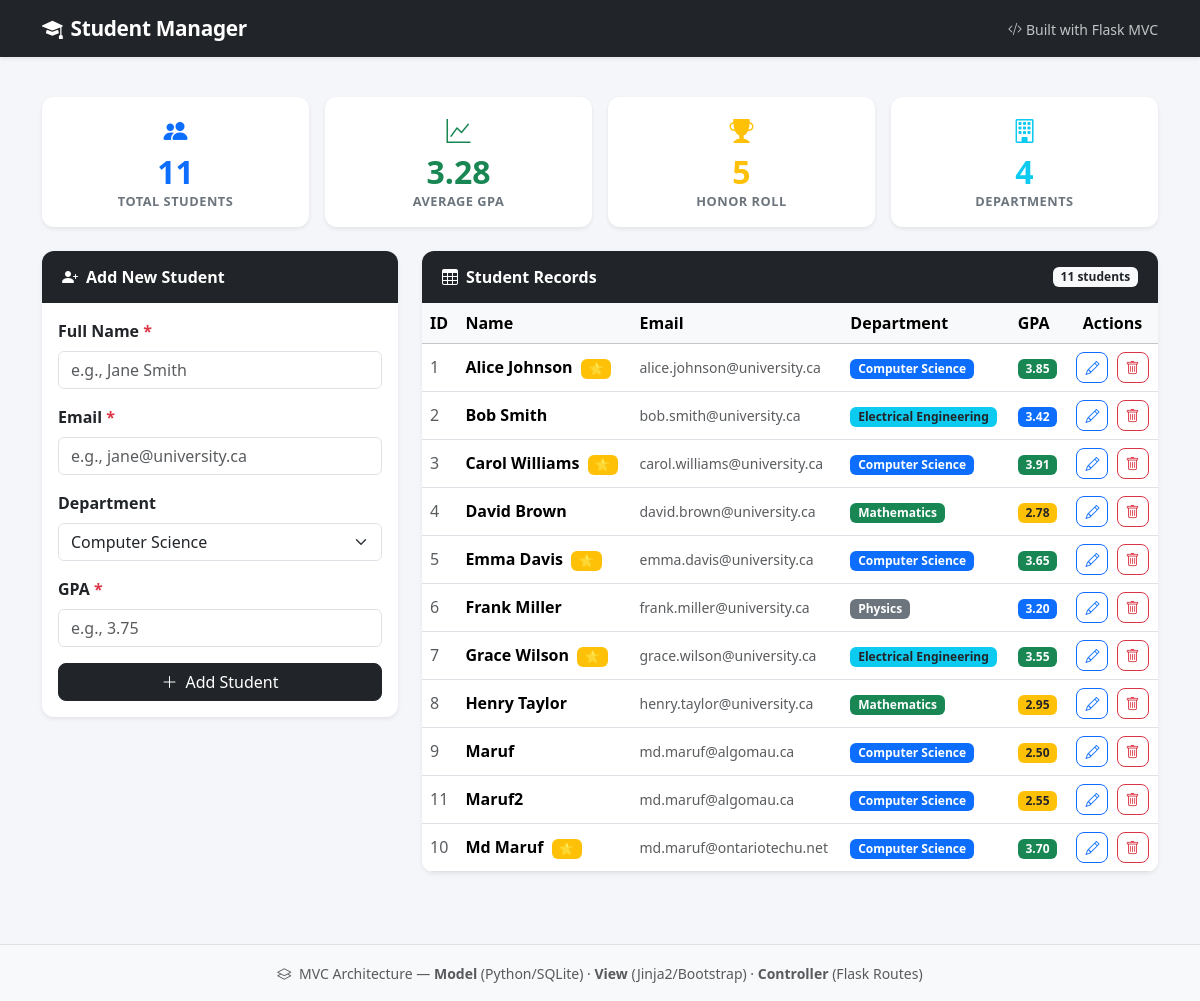
The page / on the database its author committed.
### tables this page shows
CREATE TABLE students (
            id INTEGER PRIMARY KEY AUTOINCREMENT,
            name TEXT NOT NULL,
            email TEXT NOT NULL,
            department TEXT DEFAULT 'Computer Science',
            gpa REAL DEFAULT 0.0,
            created_at TEXT DEFAULT CURRENT_TIMESTAMP
        );

### routes.py (the view)
@main.route("/")
def index():
    students = models.get_all_students()
    stats = models.get_stats()
    return render_template("index.html", students=students, stats=stats)

### models.py (called while the page is built)
def get_db():
    conn = sqlite3.connect(DATABASE)
    conn.row_factory = sqlite3.Row
    return conn

def get_all_students():
    conn = get_db()
    students = conn.execute(
        "SELECT * FROM students ORDER BY name ASC"
    ).fetchall()
    conn.close()
    return students

def get_stats():
    conn = get_db()
    total = conn.execute("SELECT COUNT(*) FROM students").fetchone()[0]
    honor_roll = conn.execute("SELECT COUNT(*) FROM students WHERE gpa >= 3.5").fetchone()[0]
    avg_row = conn.execute("SELECT AVG(gpa) FROM students").fetchone()[0]
    avg_gpa = round(avg_row, 2) if avg_row else 0.0
    departments = conn.execute(
        "SELECT department, COUNT(*) as count FROM students GROUP BY department ORDER BY count DESC"
    ).fetchall()
    conn.close()
    return {
        "total": total,
        "avg_gpa": avg_gpa,
        "honor_roll": honor_roll,
        "departments": departments,
    }

### templates/index.html (shortened to what this page needs)
{% extends "base.html" %}
{% block content %}
<div class="row g-3 mb-4">
    <div class="col-6 col-md-3">
        <div class="card text-center border-0 shadow-sm stat-card">
            <div class="card-body">
                <i class="bi bi-people-fill stat-icon text-primary"></i>
                <div class="stat-number text-primary">{{ stats.total }}</div>
                <div class="stat-label">Total Students</div>
            </div>
        </div>
    </div>
    <div class="col-6 col-md-3">
        <div class="card text-center border-0 shadow-sm stat-card">
            <div class="card-body">
                <i class="bi bi-graph-up stat-icon text-success"></i>
                <div class="stat-number text-success">{{ stats.avg_gpa }}</div>
                <div class="stat-label">Average GPA</div>
            </div>
        </div>
    </div>
    <div class="col-6 col-md-3">
        <div class="card text-center border-0 shadow-sm stat-card">
            <div class="card-body">
                <i class="bi bi-trophy-fill stat-icon text-warning"></i>
                <div class="stat-number text-warning">{{ stats.honor_roll }}</div>
                <div class="stat-label">Honor Roll</div>
            </div>
        </div>
    </div>
    <div class="col-6 col-md-3">
        <div class="card text-center border-0 shadow-sm stat-card">
            <div class="card-body">
                <i class="bi bi-building stat-icon text-info"></i>
                <div class="stat-number text-info">{{ stats.departments|length }}</div>
                <div class="stat-label">Departments</div>
            </div>
        </div>
    </div>
</div>
<div class="row g-4">
    <div class="col-lg-4">
        <div class="card border-0 shadow-sm">
            <div class="card-header bg-dark text-white">
                <i class="bi bi-person-plus-fill me-2"></i>Add New Student
            </div>
            <div class="card-body">
                <form action="/add" method="POST">
                    <div class="mb-3">
                        <label for="name" class="form-label fw-semibold">
                            Full Name <span class="text-danger">*</span>
                        </label>
                        <input type="text" class="form-control" id="name"
                               name="name" placeholder="e.g., Jane Smith" required>
                    </div>
                    <div class="mb-3">
                        <label for="email" class="form-label fw-semibold">
                            Email <span class="text-danger">*</span>
                        </label>
                        <input type="email" class="form-control" id="email"
                               name="email" placeholder="e.g., jane@university.ca" required>
                    </div>
                    <div class="mb-3">
                        <label for="department" class="form-label fw-semibold">Department</label>
                        <select class="form-select" id="department" name="department">
                            <option value="Computer Science">Computer Science</option>
                        </select>
                    </div>
                    <div class="mb-3">
                        <label for="gpa" class="form-label fw-semibold">
                            GPA <span class="text-danger">*</span>
                        </label>
                        <input type="number" class="form-control" id="gpa"
                               name="gpa" placeholder="e.g., 3.75"
                               min="0" max="4" step="0.01" required>
                    </div>
                    <button type="submit" class="btn btn-dark w-100">
                        <i class="bi bi-plus-lg me-2"></i>Add Student
                    </button>
                </form>
            </div>
        </div>
    </div>
    <div class="col-lg-8">
        <div class="card border-0 shadow-sm">
            <div class="card-header bg-dark text-white d-flex justify-content-between align-items-center">
                <span><i class="bi bi-table me-2"></i>Student Records</span>
                <span class="badge bg-light text-dark">{{ students|length }} students</span>
            </div>
            <div class="card-body p-0">
                {% if students|length == 0 %}
                    <div class="text-center py-5 text-muted">
                        <i class="bi bi-inbox" style="font-size: 3rem;"></i>
                        <p class="mt-2">No students yet. Add one using the form!</p>
                    </div>
                {% else %}
                    <div class="table-responsive">
                        <table class="table table-hover mb-0 align-middle">
                            <thead class="table-light">
                                <tr>
                                    <th>ID</th>
                                    <th>Name</th>
                                    <th>Email</th>
                                    <th>Department</th>
                                    <th>GPA</th>
                                    <th class="text-center">Actions</th>
                                </tr>
                            </thead>
                            <tbody>
                                {% for student in students %}
                                <tr>
                                    <td class="text-muted">{{ student.id }}</td>
                                    <td>
                                        <strong>{{ student.name }}</strong>
                                        {% if student.gpa >= 3.5 %}
                                            <span class="badge bg-warning text-dark ms-1" title="Honor Roll">⭐</span>
                                        {% endif %}
                                    </td>
                                    <td><small class="text-muted">{{ student.email }}</small></td>
                                    <td>
                                        <span class="badge
                                            {% if student.department == 'Computer Science' %}bg-primary
                                            {% elif student.department == 'Electrical Engineering' %}bg-info text-dark
                                            {% elif student.department == 'Mathematics' %}bg-success
                                            {% elif student.department == 'Physics' %}bg-secondary
                                            {% else %}bg-dark
                                            {% endif %}">
                                            {{ student.department }}
                                        </span>
                                    </td>
                                    <td>
                                        {% if student.gpa >= 3.5 %}
                                            <span class="badge bg-success">{{ "%.2f"|format(student.gpa) }}</span>
                                        {% elif student.gpa >= 3.0 %}
                                            <span class="badge bg-primary">{{ "%.2f"|format(student.gpa) }}</span>
                                        {% elif student.gpa >= 2.0 %}
                                            <span class="badge bg-warning text-dark">{{ "%.2f"|format(student.gpa) }}</span>
                                        {% else %}
                                            <span class="badge bg-danger">{{ "%.2f"|format(student.gpa) }}</span>
                                        {% endif %}
                                    </td>
                                    <td class="text-center">
                                        <a href="/edit/{{ student.id }}"
                                           class="btn btn-sm btn-outline-primary me-1"
                                           title="Edit Student">
                                            <i class="bi bi-pencil"></i>
                                        </a>
                                        <a href="/delete/{{ student.id }}"
                                           class="btn btn-sm btn-outline-danger"
                                           title="Delete Student"
                                           onclick="return confirm('Are you sure you want to delete {{ student.name }}?')">
                                            <i class="bi bi-trash"></i>
                                        </a>
                                    </td>
                                </tr>
                                {% endfor %}
                            </tbody>
                        </table>
                    </div>
                {% endif %}
            </div>
        </div>
    </div>
</div>
{% endblock %}

### templates/base.html (shortened to what this page needs)
<!DOCTYPE html>
<html lang="en">
<head>
    <link href="https://cdn.jsdelivr.net/npm/bootstrap@5.3.2/dist/css/bootstrap.min.css"
          rel="stylesheet">
    <link href="https://cdn.jsdelivr.net/npm/bootstrap-icons@1.11.3/font/bootstrap-icons.min.css"
          rel="stylesheet">
    <link href="{{ url_for('static', filename='style.css') }}" rel="stylesheet">
</head>
<body>
    <nav class="navbar navbar-expand-lg navbar-dark bg-dark shadow-sm">
        <div class="container">
            <a class="navbar-brand fw-bold" href="/">
                <i class="bi bi-mortarboard-fill me-2"></i>Student Manager
            </a>
            <span class="navbar-text text-light opacity-75">
                <small><i class="bi bi-code-slash me-1"></i>Built with Flask MVC</small>
            </span>
        </div>
    </nav>
    <main class="container my-4">
        {% block content %}{% endblock %}
    </main>
    <footer class="bg-light text-center text-muted py-3 mt-5 border-top">
        <small>
            <i class="bi bi-layers me-1"></i>
            MVC Architecture — <strong>Model</strong> (Python/SQLite) ·
            <strong>View</strong> (Jinja2/Bootstrap) ·
            <strong>Controller</strong> (Flask Routes)
        </small>
    </footer>
</body>
</html>

### static/style.css (style rules this page uses)
body { background-color: #f4f6f9; min-height: 100vh; display: flex; flex-direction: column; }
main { flex: 1; }
.stat-card { border-radius: 12px; transition: transform 0.2s ease, box-shadow 0.2s ease; }
.stat-icon { font-size: 1.5rem; display: block; margin-bottom: 4px; }
.stat-number { font-size: 2rem; font-weight: 700; line-height: 1.2; }
.stat-label { font-size: 0.8rem; color: #6c757d; text-transform: uppercase; letter-spacing: 0.5px; font-weight: 600; }
.card { border-radius: 12px; overflow: hidden; }
.card-header { border-bottom: none; padding: 14px 20px; font-weight: 600; }
.table-hover tbody tr { transition: background-color 0.15s ease; }
.btn { border-radius: 8px; font-weight: 500; }
.navbar-brand { font-size: 1.3rem; letter-spacing: -0.3px; }

### rows shown on the page
students: id "1", name "Alice Johnson", email "alice.johnson@university.ca", department "Computer Science", gpa "3.85"
students: id "2", name "Bob Smith", email "bob.smith@university.ca", department "Electrical Engineering", gpa "3.42"
students: id "3", name "Carol Williams", email "carol.williams@university.ca", department "Computer Science", gpa "3.91"
students: id "4", name "David Brown", email "david.brown@university.ca", department "Mathematics", gpa "2.78"
students: id "5", name "Emma Davis", email "emma.davis@university.ca", department "Computer Science", gpa "3.65"
students: id "6", name "Frank Miller", email "frank.miller@university.ca", department "Physics", gpa "3.20"
students: id "7", name "Grace Wilson", email "grace.wilson@university.ca", department "Electrical Engineering", gpa "3.55"
students: id "8", name "Henry Taylor", email "henry.taylor@university.ca", department "Mathematics", gpa "2.95"
students: id "9", name "Maruf", email "md.maruf@algomau.ca", department "Computer Science", gpa "2.50"
students: id "11", name "Maruf2", email "md.maruf@algomau.ca", department "Computer Science", gpa "2.55"
students: id "10", name "Md Maruf", email "md.maruf@ontariotechu.net", department "Computer Science", gpa "3.70"

### other values the page prints
{{ stats.total }} "11"
{{ stats.avg_gpa }} "3.28"
{{ stats.honor_roll }} "5"
{{ stats.departments|length }} "4"
{{ students|length }} "11"
